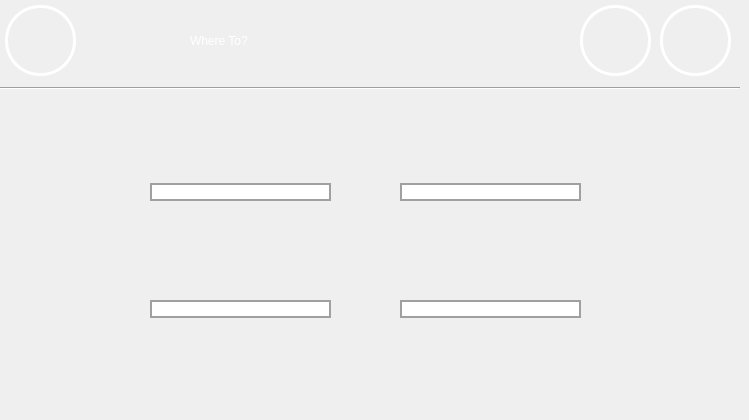
  <widget class="QWidget" name="WHERE">
   <widget class="QLabel" name="where_to_label">
    <property name="geometry">
     <rect>
      <x>190</x>
      <y>10</y>
      <width>351</width>
      <height>61</height>
     </rect>
    </property>
    <property name="styleSheet">
     <string notr="true">font: 20 50pt &quot;montserrat&quot;;
color: rgb(255, 255, 255);</string>
    </property>
    <property name="text">
     <string>Where To?</string>
    </property>
   </widget>
   <widget class="QWidget" name="verticalLayoutWidget_2">
    <property name="geometry">
     <rect>
      <x>150</x>
      <y>90</y>
      <width>181</width>
      <height>321</height>
     </rect>
    </property>
    <layout class="QVBoxLayout" name="verticalLayout_2">
     <item>
      <widget class="QPushButton" name="gate">
       <property name="layoutDirection">
        <enum>Qt::LeftToRight</enum>
       </property>
       <property name="autoFillBackground">
        <bool>false</bool>
       </property>
       <property name="styleSheet">
        <string notr="true">font: 20 30pt &quot;montserrat&quot;;
border-color: rgb(160, 160, 160);
background-color: #ffffff;
color: rgb(100, 140, 180);

border-style: solid;
border-width: 2px;
border-radius: 60px;</string>
       </property>
       <property name="text">
        <string/>
       </property>
       <property name="icon">
        <iconset>
         <normaloff>icons/UI Icons/plane_grey.png</normaloff>icons/UI Icons/plane_grey.png</iconset>
       </property>
       <property name="iconSize">
        <size>
         <width>100</width>
         <height>120</height>
        </size>
       </property>
       <property name="checkable">
        <bool>false</bool>
       </property>
       <property name="autoDefault">
        <bool>false</bool>
       </property>
       <property name="default">
        <bool>false</bool>
       </property>
       <property name="flat">
        <bool>false</bool>
       </property>
      </widget>
     </item>
     <item>
      <widget class="QPushButton" name="food">
       <property name="autoFillBackground">
        <bool>false</bool>
       </property>
       <property name="styleSheet">
        <string notr="true">font:20 30pt &quot;montserrat&quot;;
border-color: rgb(160, 160, 160);
background-color: #ffffff;
color: rgb(100, 140, 180);
border-style: solid;
border-width: 2px;
border-radius: 60px;</string>
       </property>
       <property name="text">
        <string/>
       </property>
       <property name="icon">
        <iconset>
         <normaloff>icons/UI Icons/food_grey.png</normaloff>icons/UI Icons/food_grey.png</iconset>
       </property>
       <property name="iconSize">
        <size>
         <width>100</width>
         <height>120</height>
        </size>
       </property>
       <property name="flat">
        <bool>false</bool>
       </property>
      </widget>
     </item>
    </layout>
   </widget>
   <widget class="QWidget" name="verticalLayoutWidget_3">
    <property name="geometry">
     <rect>
      <x>400</x>
      <y>90</y>
      <width>181</width>
      <height>321</height>
     </rect>
    </property>
    <layout class="QVBoxLayout" name="verticalLayout_3">
     <property name="sizeConstraint">
      <enum>QLayout::SetMinimumSize</enum>
     </property>
     <item>
      <widget class="QPushButton" name="toilet">
       <property name="layoutDirection">
        <enum>Qt::LeftToRight</enum>
       </property>
       <property name="autoFillBackground">
        <bool>false</bool>
       </property>
       <property name="styleSheet">
        <string notr="true">font: 20 30pt &quot;montserrat&quot;;
border-color: rgb(160, 160, 160);
background-color: #ffffff;
color: rgb(100, 140, 180);
border-style: solid;
border-width: 2px;
border-radius: 60px;</string>
       </property>
       <property name="text">
        <string/>
       </property>
       <property name="icon">
        <iconset>
         <normaloff>icons/UI Icons/toilet_grey.png</normaloff>icons/UI Icons/toilet_grey.png</iconset>
       </property>
       <property name="iconSize">
        <size>
         <width>100</width>
         <height>120</height>
        </size>
       </property>
       <property name="autoDefault">
        <bool>false</bool>
       </property>
       <property name="default">
        <bool>false</bool>
       </property>
       <property name="flat">
        <bool>false</bool>
       </property>
      </widget>
     </item>
     <item>
      <widget class="QPushButton" name="shop">
       <property name="autoFillBackground">
        <bool>false</bool>
       </property>
       <property name="styleSheet">
        <string notr="true">font: 20 30pt &quot;montserrat&quot;;
border-color: rgb(160, 160, 160);
background-color: #ffffff;
color: rgb(100, 140, 180);
border-style: solid;
border-width: 2px;
border-radius: 60px;</string>
       </property>
       <property name="text">
        <string/>
       </property>
       <property name="icon">
        <iconset>
         <normaloff>icons/UI Icons/shop_grey.png</normaloff>icons/UI Icons/shop_grey.png</iconset>
       </property>
       <property name="iconSize">
        <size>
         <width>100</width>
         <height>120</height>
        </size>
       </property>
       <property name="flat">
        <bool>false</bool>
       </property>
      </widget>
     </item>
    </layout>
   </widget>
   <widget class="QPushButton" name="info_3">
    <property name="geometry">
     <rect>
      <x>580</x>
      <y>5</y>
      <width>71</width>
      <height>71</height>
     </rect>
    </property>
    <property name="styleSheet">
     <string notr="true">color: rgb(255, 255, 255);
border-style: solid;
border-width: 3px;
border-radius: 35px;</string>
    </property>
    <property name="text">
     <string/>
    </property>
    <property name="icon">
     <iconset>
      <normaloff>icons/UI Icons/question_grey.png</normaloff>icons/UI Icons/question_grey.png</iconset>
    </property>
    <property name="iconSize">
     <size>
      <width>65</width>
      <height>65</height>
     </size>
    </property>
    <property name="flat">
     <bool>true</bool>
    </property>
   </widget>
   <widget class="QPushButton" name="back_to_info">
    <property name="geometry">
     <rect>
      <x>5</x>
      <y>5</y>
      <width>71</width>
      <height>71</height>
     </rect>
    </property>
    <property name="autoFillBackground">
     <bool>false</bool>
    </property>
    <property name="styleSheet">
     <string notr="true">color: rgb(255, 255, 255);
border-style: solid;
border-width: 3px;
border-radius: 35px;</string>
    </property>
    <property name="text">
     <string/>
    </property>
    <property name="icon">
     <iconset>
      <normaloff>icons/UI Icons/back_grey.png</normaloff>icons/UI Icons/back_grey.png</iconset>
    </property>
    <property name="iconSize">
     <size>
      <width>65</width>
      <height>65</height>
     </size>
    </property>
    <property name="flat">
     <bool>true</bool>
    </property>
   </widget>
   <widget class="QPushButton" name="exit_3">
    <property name="geometry">
     <rect>
      <x>660</x>
      <y>5</y>
      <width>71</width>
      <height>71</height>
     </rect>
    </property>
    <property name="styleSheet">
     <string notr="true">color: rgb(255, 255, 255);
border-style: solid;
border-width: 3px;
border-radius: 35px;</string>
    </property>
    <property name="text">
     <string/>
    </property>
    <property name="icon">
     <iconset>
      <normaloff>icons/UI Icons/cross.png</normaloff>icons/UI Icons/cross.png</iconset>
    </property>
    <property name="iconSize">
     <size>
      <width>65</width>
      <height>65</height>
     </size>
    </property>
    <property name="flat">
     <bool>true</bool>
    </property>
   </widget>
   <widget class="Line" name="line_2">
    <property name="geometry">
     <rect>
      <x>0</x>
      <y>80</y>
      <width>740</width>
      <height>16</height>
     </rect>
    </property>
    <property name="styleSheet">
     <string notr="true">
color: rgb(85, 255, 38);</string>
    </property>
    <property name="frameShadow">
     <enum>QFrame::Sunken</enum>
    </property>
    <property name="lineWidth">
     <number>1</number>
    </property>
    <property name="orientation">
     <enum>Qt::Horizontal</enum>
    </property>
   </widget>
   <zorder>line_2</zorder>
   <zorder>where_to_label</zorder>
   <zorder>verticalLayoutWidget_2</zorder>
   <zorder>verticalLayoutWidget_3</zorder>
   <zorder>info_3</zorder>
   <zorder>back_to_info</zorder>
   <zorder>exit_3</zorder>
  </widget>
